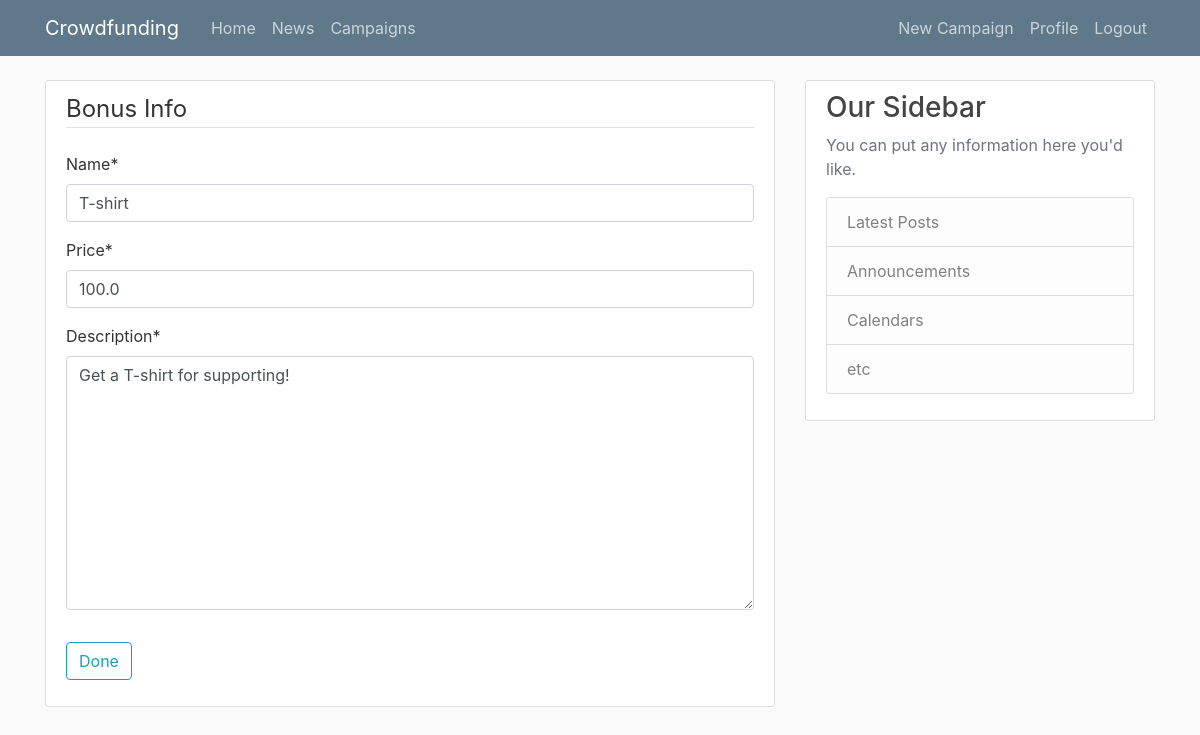
The app's page /bonuses/2/update (signed in) with its own data.
### campaigns/models.py (models this page shows, shortened)
class Bonus(models.Model):
    name = models.CharField(max_length=255)
    price = models.FloatField()
    description = models.TextField()
    campaign = models.ForeignKey(Campaign, on_delete=models.CASCADE, related_name="bonuses")

### campaigns/views.py (the view)
# urls.py: path('bonuses/<int:pk>/update', BonusesUpdateView.as_view(), name='bonuses-update'),
class BonusesUpdateView(LoginRequiredMixin, UserPassesTestMixin, UpdateView):
    model = Bonus
    fields = ['name', 'price', 'description']
    def test_func(self):
        bonus = self.get_object()
        if self.request.user == bonus.campaign.owner:
            return True
        return False

### campaigns/templates/campaigns/bonus_form.html (shortened to what this page needs)
{% extends "campaigns/base.html" %}
{% load crispy_forms_tags %}
{% block content %}
    <div class="content-section">
        <form method="POST">
            <fieldset class="form-group">
                <legend class="border-bottom mb-4">Bonus Info</legend>
                {{ form|crispy }}
            </fieldset>
            <div class="form-group">
                <button class="btn btn-outline-info" type="submit">Done</button>
            </div>
        </form>
    </div>
{% endblock content %}

### campaigns/static/campaigns/main.css (style rules this page uses)
body { background: #fafafa; color: #333333; margin-top: 5rem; }
.content-section { background: #ffffff; padding: 10px 20px; border: 1px solid #dddddd; border-radius: 3px; margin-bottom: 20px; }

### records on screen
Bonus: name "T-shirt", price "100.0", description "Get a T-shirt for supporting!"
